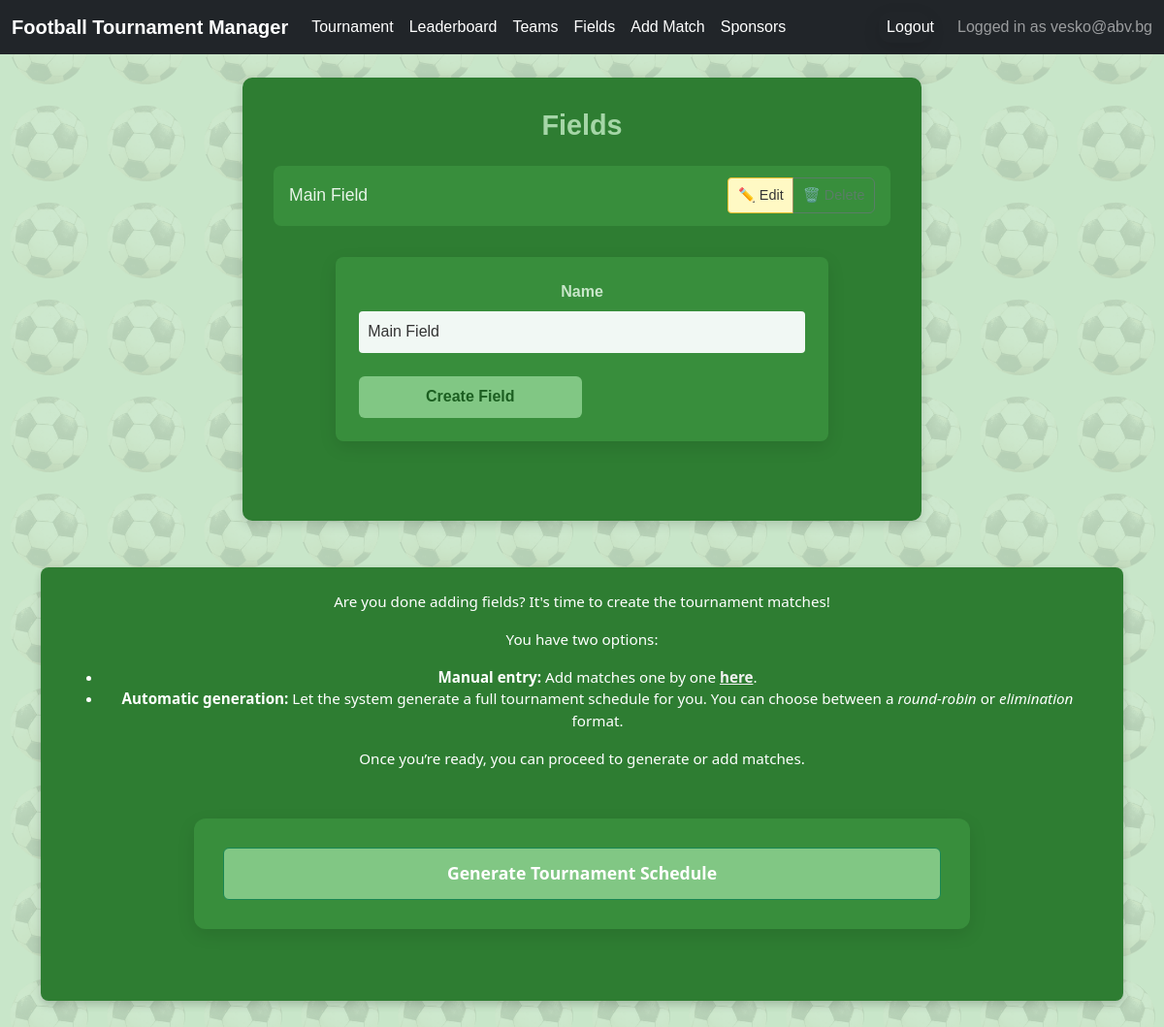
The app's page /tournament/24/fields/create/ (signed in), older data.
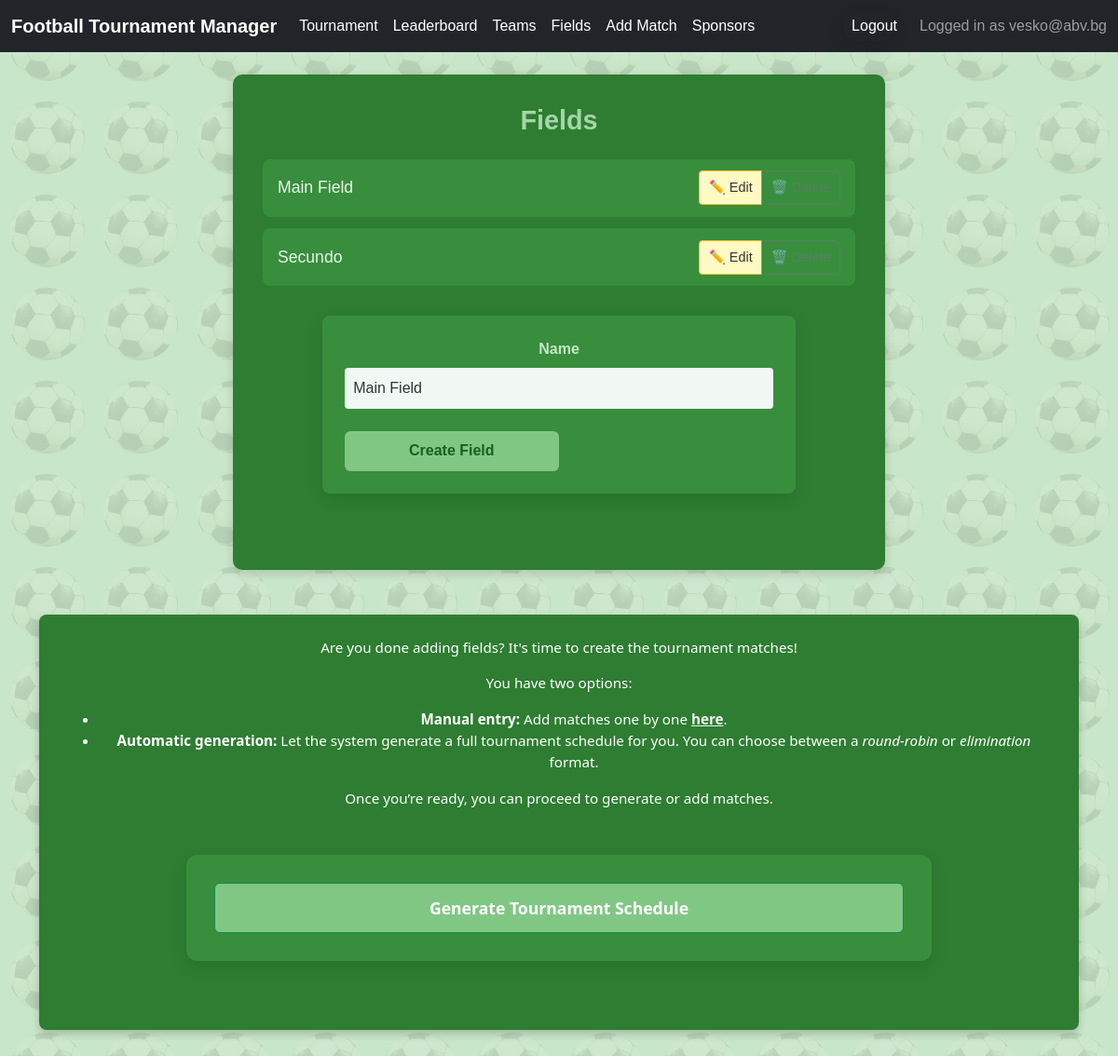
The same page, newer data.
### tournamentapp/models.py (models this page shows, shortened)
class Field(models.Model):
    name = models.CharField(
        max_length=50,
        default='Main Field'
        )
    tournament = models.ForeignKey(
        Tournament,
        on_delete=models.CASCADE,
        related_name='fields'
    )
    owner = models.ForeignKey(
        settings.AUTH_USER_MODEL,
        on_delete=models.CASCADE,
        related_name='fields'
    )
    class Meta:
        unique_together = ('name', 'tournament')
        verbose_name = "Field"
        verbose_name_plural = "Fields"
    @property
    def has_matches(self):
        return self.match_set.exists()

### tournamentapp/views.py (the view, shortened to what this page needs)
# urls.py: path('tournament/<int:tournament_id>/fields/create/', FieldAddView.as_view(), name='field-create'),
class FieldAddView(LoginRequiredMixin, CreateView):
    model = Field
    form_class = FieldCreateForm
    template_name = 'fields/field_create.html'
    def dispatch(self, request, *args, **kwargs):
        self.tournament = get_object_or_404(Tournament, id=self.kwargs['tournament_id'])
        if self.tournament.owner != request.user:
            return HttpResponseForbidden()
        return super().dispatch(request, *args, **kwargs)
    def get_context_data(self, **kwargs):
        context = super().get_context_data(**kwargs)
        context['fields'] = Field.objects.filter(tournament=self.tournament)
        context['tournament'] = self.tournament
        return context

### tournamentapp/forms.py (shortened to what this page needs)
class FieldCreateForm(forms.ModelForm):
    class Meta:
        model = Field
        fields = ['name',]

### accounts/models.py (called while the page is built)
    def __str__(self):
        return self.email

### tournamentapp/context_processors.py (called while the page is built)
def current_tournament(request):
    tournament = Tournament.objects.first()
    return {'tournament': tournament}

### tournamentapp/templates/fields/field_create.html (shortened to what this page needs)
{% extends 'base.html' %}
{% load static %}
{% block content %}
<div class="field-style">
<div class="container team-list-container">
    <h1 class="page-title">Fields</h1>
    {% if fields %}
        <ul class="field-list">
          {% for field in fields %}
            <li class="field-item d-flex justify-content-between align-items-center" data-field-id="{{ field.id }}"
              data-tournament-id="{{ tournament.id }}">
              <span class="field-name">{{ field.name }}</span>
              <div class="btn-group btn-group-sm">
                <button class="btn btn-outline-secondary btn-edit">✏️ Edit</button>
                {% if not field.has_matches %}
                  <button class="btn btn-outline-danger btn-delete">🗑️ Delete</button>
                {% else %}
                  <button class="btn btn-outline-secondary disabled" title="Cannot delete field with matches">🗑️ Delete</button>
                {% endif %}
              </div>
            </li>
          {% endfor %}
        </ul>
    {% endif %}
<form method="post" class="field-create-form">
    {% for field in form %}
      <div class="form-group">
        <label for="{{ field.id_for_label }}" class="form-label">{{ field.label }}</label>
        {{ field }}
      </div>
    {% endfor %}
    <button type="submit" class="btn btn-submit">Create Field</button>
</form>
</div>
<div class="next-step">
  <p>Are you done adding fields? It's time to create the tournament matches!</p>
  <p>You have two options:</p>
  <ul>
    <li><strong>Manual entry:</strong> Add matches one by one <a href="{% url 'match-create' tournament.id %}">here</a>.</li>
    <li><strong>Automatic generation:</strong> Let the system generate a full tournament schedule for you. You can choose between a <em>round-robin</em> or <em>elimination</em> format.</li>
  </ul>
  <p>Once you’re ready, you can proceed to generate or add matches.</p>
    <form action="{% url 'generate-tournament-schedule' tournament.id %}" method="post">
      <button type="submit" class="btn btn-success">Generate Tournament Schedule</button>
    </form>
</div>
{% endblock %}

Row changes from the older to the newer data that the page shows:
added Field: name "Secundo", shows "🗑️ Delete"
